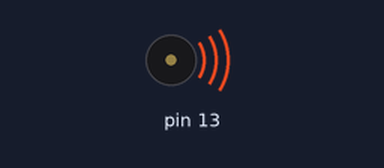
A sketch run on a simulated Arduino Uno, built with avr-gcc and run on an emulated ATmega328P. On the bench: buzzer (waves = sounding).

Above: at 0.05 s.
Timing chart, 0 to 3.0 s (numbered marks = the images above):
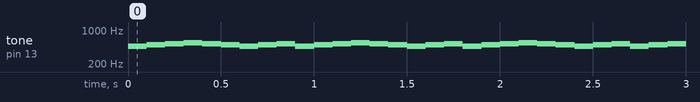

Measured:
- by itself, tone on pin 13: repeats every 0.90 s: 493 Hz 0.10 s, 522 Hz 0.10 s, 553 Hz 0.10 s, 522 Hz 0.10 s, 493 Hz 0.10 s, 466 Hz 0.10 s, 493 Hz 0.10 s, 522 Hz 0.10 s, 466 Hz 0.10 s

The sketch:

hayafuchi_sounds.ino
```cpp
void setup(){
 pinMode(13,OUTPUT);
}
int i = 0;
int freq[] = {
466,
493,
522,
553,
585,
619,
655,
693,
734,
777,
823,
871,
922,
976,
1034,
1095,
1160,
1228,
1301,
1378,
1459,
1545,
1636,
1733,
1836,
1945,
2060,
2182,
2311,
2448,
2593,
2747,
2910,
3082,
3265,
3459,
3664,
3881,
4111,
4355,
4613,
4887,
5177,
5484,
5810,
6155,
6520,
6907,
7317};
int melody[] = {0,1,2,3,2,1,0,1,2,3,2,1,0,1,2,3,2,1,0,1,2,3,2,1,0,1,2,3,2,1,0};
void loop(){
  if(i==9)i = 0;
  if(melody[i] != -1) tone(13,freq[melody[i]]);

  delay(100);
  i++;
  noTone(13);
}
```
